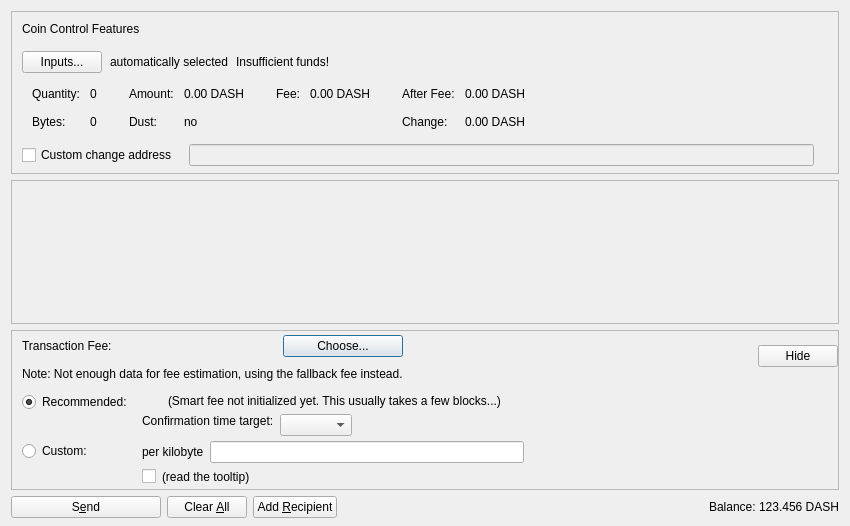
<?xml version="1.0" encoding="UTF-8"?>
<ui version="4.0">
 <class>SendCoinsDialog</class>
 <widget class="QDialog" name="SendCoinsDialog">
  <property name="geometry">
   <rect>
    <x>0</x>
    <y>0</y>
    <width>850</width>
    <height>526</height>
   </rect>
  </property>
  <property name="windowTitle">
   <string>Send Coins</string>
  </property>
  <layout class="QVBoxLayout" name="verticalLayout" stretch="0,1,0,0">
   <property name="bottomMargin">
    <number>8</number>
   </property>
   <item>
    <widget class="QFrame" name="frameCoinControl">
     <property name="sizePolicy">
      <sizepolicy hsizetype="Expanding" vsizetype="Expanding">
       <horstretch>0</horstretch>
       <verstretch>0</verstretch>
      </sizepolicy>
     </property>
     <property name="maximumSize">
      <size>
       <width>16777215</width>
       <height>16777215</height>
      </size>
     </property>
     <property name="frameShape">
      <enum>QFrame::StyledPanel</enum>
     </property>
     <property name="frameShadow">
      <enum>QFrame::Sunken</enum>
     </property>
     <layout class="QVBoxLayout" name="verticalLayoutCoinControl2">
      <property name="spacing">
       <number>0</number>
      </property>
      <property name="leftMargin">
       <number>0</number>
      </property>
      <property name="topMargin">
       <number>0</number>
      </property>
      <property name="rightMargin">
       <number>0</number>
      </property>
      <property name="bottomMargin">
       <number>6</number>
      </property>
      <item>
       <layout class="QVBoxLayout" name="verticalLayoutCoinControl" stretch="0,0,0,0,1">
        <property name="spacing">
         <number>0</number>
        </property>
        <property name="leftMargin">
         <number>10</number>
        </property>
        <property name="topMargin">
         <number>10</number>
        </property>
        <item>
         <layout class="QHBoxLayout" name="horizontalLayoutCoinControl1">
          <property name="bottomMargin">
           <number>15</number>
          </property>
          <item>
           <widget class="QLabel" name="labelCoinControlFeatures">
            <property name="sizePolicy">
             <sizepolicy hsizetype="Preferred" vsizetype="Maximum">
              <horstretch>0</horstretch>
              <verstretch>0</verstretch>
             </sizepolicy>
            </property>
            <property name="text">
             <string>Coin Control Features</string>
            </property>
           </widget>
          </item>
         </layout>
        </item>
        <item>
         <layout class="QHBoxLayout" name="horizontalLayoutCoinControl2" stretch="0,0,0,0">
          <property name="spacing">
           <number>8</number>
          </property>
          <property name="bottomMargin">
           <number>10</number>
          </property>
          <item>
           <widget class="QPushButton" name="pushButtonCoinControl">
            <property name="styleSheet">
             <string notr="true"/>
            </property>
            <property name="text">
             <string>Inputs...</string>
            </property>
            <property name="autoDefault">
             <bool>false</bool>
            </property>
           </widget>
          </item>
          <item>
           <widget class="QLabel" name="labelCoinControlAutomaticallySelected">
            <property name="text">
             <string>automatically selected</string>
            </property>
            <property name="margin">
             <number>5</number>
            </property>
           </widget>
          </item>
          <item>
           <widget class="QLabel" name="labelCoinControlInsuffFunds">
            <property name="text">
             <string>Insufficient funds!</string>
            </property>
            <property name="margin">
             <number>5</number>
            </property>
           </widget>
          </item>
          <item>
           <spacer name="horizontalSpacerCoinControl">
            <property name="orientation">
             <enum>Qt::Horizontal</enum>
            </property>
            <property name="sizeHint" stdset="0">
             <size>
              <width>40</width>
              <height>1</height>
             </size>
            </property>
           </spacer>
          </item>
         </layout>
        </item>
        <item>
         <widget class="QWidget" name="widgetCoinControl" native="true">
          <property name="sizePolicy">
           <sizepolicy hsizetype="Preferred" vsizetype="Preferred">
            <horstretch>0</horstretch>
            <verstretch>0</verstretch>
           </sizepolicy>
          </property>
          <property name="minimumSize">
           <size>
            <width>0</width>
            <height>0</height>
           </size>
          </property>
          <property name="styleSheet">
           <string notr="true"/>
          </property>
          <layout class="QHBoxLayout" name="horizontalLayoutCoinControl5">
           <property name="leftMargin">
            <number>0</number>
           </property>
           <property name="topMargin">
            <number>0</number>
           </property>
           <property name="rightMargin">
            <number>0</number>
           </property>
           <property name="bottomMargin">
            <number>0</number>
           </property>
           <item>
            <layout class="QHBoxLayout" name="horizontalLayoutCoinControl3" stretch="0,0,0,1">
             <property name="spacing">
              <number>20</number>
             </property>
             <property name="topMargin">
              <number>0</number>
             </property>
             <property name="bottomMargin">
              <number>10</number>
             </property>
             <item>
              <layout class="QFormLayout" name="formLayoutCoinControl1">
               <property name="horizontalSpacing">
                <number>10</number>
               </property>
               <property name="verticalSpacing">
                <number>14</number>
               </property>
               <property name="leftMargin">
                <number>10</number>
               </property>
               <property name="topMargin">
                <number>4</number>
               </property>
               <property name="rightMargin">
                <number>6</number>
               </property>
               <item row="0" column="0">
                <widget class="QLabel" name="labelCoinControlQuantityText">
                 <property name="text">
                  <string>Quantity:</string>
                 </property>
                 <property name="margin">
                  <number>0</number>
                 </property>
                </widget>
               </item>
               <item row="0" column="1">
                <widget class="QLabel" name="labelCoinControlQuantity">
                 <property name="cursor">
                  <cursorShape>IBeamCursor</cursorShape>
                 </property>
                 <property name="contextMenuPolicy">
                  <enum>Qt::ActionsContextMenu</enum>
                 </property>
                 <property name="text">
                  <string notr="true">0</string>
                 </property>
                 <property name="margin">
                  <number>0</number>
                 </property>
                 <property name="textInteractionFlags">
                  <set>Qt::LinksAccessibleByMouse|Qt::TextSelectableByKeyboard|Qt::TextSelectableByMouse</set>
                 </property>
                </widget>
               </item>
               <item row="1" column="0">
                <widget class="QLabel" name="labelCoinControlBytesText">
                 <property name="text">
                  <string>Bytes:</string>
                 </property>
                </widget>
               </item>
               <item row="1" column="1">
                <widget class="QLabel" name="labelCoinControlBytes">
                 <property name="cursor">
                  <cursorShape>IBeamCursor</cursorShape>
                 </property>
                 <property name="contextMenuPolicy">
                  <enum>Qt::ActionsContextMenu</enum>
                 </property>
                 <property name="text">
                  <string notr="true">0</string>
                 </property>
                 <property name="textInteractionFlags">
                  <set>Qt::LinksAccessibleByMouse|Qt::TextSelectableByKeyboard|Qt::TextSelectableByMouse</set>
                 </property>
                </widget>
               </item>
              </layout>
             </item>
             <item>
              <layout class="QFormLayout" name="formLayoutCoinControl2">
               <property name="horizontalSpacing">
                <number>10</number>
               </property>
               <property name="verticalSpacing">
                <number>14</number>
               </property>
               <property name="leftMargin">
                <number>6</number>
               </property>
               <property name="topMargin">
                <number>4</number>
               </property>
               <property name="rightMargin">
                <number>6</number>
               </property>
               <item row="0" column="0">
                <widget class="QLabel" name="labelCoinControlAmountText">
                 <property name="text">
                  <string>Amount:</string>
                 </property>
                 <property name="margin">
                  <number>0</number>
                 </property>
                </widget>
               </item>
               <item row="0" column="1">
                <widget class="QLabel" name="labelCoinControlAmount">
                 <property name="cursor">
                  <cursorShape>IBeamCursor</cursorShape>
                 </property>
                 <property name="contextMenuPolicy">
                  <enum>Qt::ActionsContextMenu</enum>
                 </property>
                 <property name="text">
                  <string notr="true">0.00 DASH</string>
                 </property>
                 <property name="textInteractionFlags">
                  <set>Qt::LinksAccessibleByMouse|Qt::TextSelectableByKeyboard|Qt::TextSelectableByMouse</set>
                 </property>
                </widget>
               </item>
               <item row="1" column="0">
                <widget class="QLabel" name="labelCoinControlLowOutputText">
                 <property name="text">
                  <string>Dust:</string>
                 </property>
                </widget>
               </item>
               <item row="1" column="1">
                <widget class="QLabel" name="labelCoinControlLowOutput">
                 <property name="cursor">
                  <cursorShape>IBeamCursor</cursorShape>
                 </property>
                 <property name="contextMenuPolicy">
                  <enum>Qt::ActionsContextMenu</enum>
                 </property>
                 <property name="text">
                  <string notr="true">no</string>
                 </property>
                 <property name="textInteractionFlags">
                  <set>Qt::LinksAccessibleByMouse|Qt::TextSelectableByKeyboard|Qt::TextSelectableByMouse</set>
                 </property>
                </widget>
               </item>
              </layout>
             </item>
             <item>
              <layout class="QFormLayout" name="formLayoutCoinControl3">
               <property name="horizontalSpacing">
                <number>10</number>
               </property>
               <property name="verticalSpacing">
                <number>14</number>
               </property>
               <property name="leftMargin">
                <number>6</number>
               </property>
               <property name="topMargin">
                <number>4</number>
               </property>
               <property name="rightMargin">
                <number>6</number>
               </property>
               <item row="0" column="0">
                <widget class="QLabel" name="labelCoinControlFeeText">
                 <property name="text">
                  <string>Fee:</string>
                 </property>
                 <property name="margin">
                  <number>0</number>
                 </property>
                </widget>
               </item>
               <item row="0" column="1">
                <widget class="QLabel" name="labelCoinControlFee">
                 <property name="cursor">
                  <cursorShape>IBeamCursor</cursorShape>
                 </property>
                 <property name="contextMenuPolicy">
                  <enum>Qt::ActionsContextMenu</enum>
                 </property>
                 <property name="text">
                  <string notr="true">0.00 DASH</string>
                 </property>
                 <property name="textInteractionFlags">
                  <set>Qt::LinksAccessibleByMouse|Qt::TextSelectableByKeyboard|Qt::TextSelectableByMouse</set>
                 </property>
                </widget>
               </item>
              </layout>
             </item>
             <item>
              <layout class="QFormLayout" name="formLayoutCoinControl4">
               <property name="horizontalSpacing">
                <number>10</number>
               </property>
               <property name="verticalSpacing">
                <number>14</number>
               </property>
               <property name="leftMargin">
                <number>6</number>
               </property>
               <property name="topMargin">
                <number>4</number>
               </property>
               <property name="rightMargin">
                <number>6</number>
               </property>
               <item row="0" column="0">
                <widget class="QLabel" name="labelCoinControlAfterFeeText">
                 <property name="text">
                  <string>After Fee:</string>
                 </property>
                 <property name="margin">
                  <number>0</number>
                 </property>
                </widget>
               </item>
               <item row="0" column="1">
                <widget class="QLabel" name="labelCoinControlAfterFee">
                 <property name="cursor">
                  <cursorShape>IBeamCursor</cursorShape>
                 </property>
                 <property name="contextMenuPolicy">
                  <enum>Qt::ActionsContextMenu</enum>
                 </property>
                 <property name="text">
                  <string notr="true">0.00 DASH</string>
                 </property>
                 <property name="textInteractionFlags">
                  <set>Qt::LinksAccessibleByMouse|Qt::TextSelectableByKeyboard|Qt::TextSelectableByMouse</set>
                 </property>
                </widget>
               </item>
               <item row="1" column="0">
                <widget class="QLabel" name="labelCoinControlChangeText">
                 <property name="text">
                  <string>Change:</string>
                 </property>
                </widget>
               </item>
               <item row="1" column="1">
                <widget class="QLabel" name="labelCoinControlChange">
                 <property name="cursor">
                  <cursorShape>IBeamCursor</cursorShape>
                 </property>
                 <property name="contextMenuPolicy">
                  <enum>Qt::ActionsContextMenu</enum>
                 </property>
                 <property name="text">
                  <string notr="true">0.00 DASH</string>
                 </property>
                 <property name="textInteractionFlags">
                  <set>Qt::LinksAccessibleByMouse|Qt::TextSelectableByKeyboard|Qt::TextSelectableByMouse</set>
                 </property>
                </widget>
               </item>
              </layout>
             </item>
            </layout>
           </item>
          </layout>
         </widget>
        </item>
        <item>
         <layout class="QHBoxLayout" name="horizontalLayoutCoinControl4" stretch="0,0,0">
          <property name="spacing">
           <number>12</number>
          </property>
          <property name="sizeConstraint">
           <enum>QLayout::SetDefaultConstraint</enum>
          </property>
          <property name="topMargin">
           <number>5</number>
          </property>
          <property name="rightMargin">
           <number>5</number>
          </property>
          <item>
           <widget class="QCheckBox" name="checkBoxCoinControlChange">
            <property name="toolTip">
             <string>If this is activated, but the change address is empty or invalid, change will be sent to a newly generated address.</string>
            </property>
            <property name="text">
             <string>Custom change address</string>
            </property>
           </widget>
          </item>
          <item>
           <widget class="QValidatedLineEdit" name="lineEditCoinControlChange">
            <property name="enabled">
             <bool>false</bool>
            </property>
            <property name="sizePolicy">
             <sizepolicy hsizetype="Expanding" vsizetype="Fixed">
              <horstretch>0</horstretch>
              <verstretch>0</verstretch>
             </sizepolicy>
            </property>
           </widget>
          </item>
          <item>
           <widget class="QLabel" name="labelCoinControlChangeLabel">
            <property name="sizePolicy">
             <sizepolicy hsizetype="Preferred" vsizetype="Expanding">
              <horstretch>0</horstretch>
              <verstretch>0</verstretch>
             </sizepolicy>
            </property>
            <property name="minimumSize">
             <size>
              <width>0</width>
              <height>0</height>
             </size>
            </property>
            <property name="text">
             <string/>
            </property>
            <property name="margin">
             <number>3</number>
            </property>
           </widget>
          </item>
         </layout>
        </item>
        <item>
         <spacer name="verticalSpacerCoinControl">
          <property name="orientation">
           <enum>Qt::Vertical</enum>
          </property>
          <property name="sizeHint" stdset="0">
           <size>
            <width>800</width>
            <height>1</height>
           </size>
          </property>
         </spacer>
        </item>
       </layout>
      </item>
     </layout>
    </widget>
   </item>
   <item>
    <widget class="QScrollArea" name="scrollArea">
     <property name="widgetResizable">
      <bool>true</bool>
     </property>
     <widget class="QWidget" name="scrollAreaWidgetContents">
      <property name="geometry">
       <rect>
        <x>0</x>
        <y>0</y>
        <width>830</width>
        <height>104</height>
       </rect>
      </property>
      <layout class="QVBoxLayout" name="verticalLayout_2" stretch="0,1">
       <property name="leftMargin">
        <number>0</number>
       </property>
       <property name="topMargin">
        <number>0</number>
       </property>
       <property name="rightMargin">
        <number>0</number>
       </property>
       <property name="bottomMargin">
        <number>0</number>
       </property>
       <item>
        <layout class="QVBoxLayout" name="entries">
         <property name="spacing">
          <number>6</number>
         </property>
        </layout>
       </item>
       <item>
        <spacer name="verticalSpacer">
         <property name="orientation">
          <enum>Qt::Vertical</enum>
         </property>
         <property name="sizeHint" stdset="0">
          <size>
           <width>20</width>
           <height>40</height>
          </size>
         </property>
        </spacer>
       </item>
      </layout>
     </widget>
    </widget>
   </item>
   <item>
    <widget class="QFrame" name="frameFee">
     <property name="sizePolicy">
      <sizepolicy hsizetype="Expanding" vsizetype="Expanding">
       <horstretch>0</horstretch>
       <verstretch>0</verstretch>
      </sizepolicy>
     </property>
     <property name="maximumSize">
      <size>
       <width>16777215</width>
       <height>16777215</height>
      </size>
     </property>
     <property name="frameShape">
      <enum>QFrame::StyledPanel</enum>
     </property>
     <property name="frameShadow">
      <enum>QFrame::Sunken</enum>
     </property>
     <layout class="QVBoxLayout" name="verticalLayoutFee1">
      <property name="spacing">
       <number>0</number>
      </property>
      <property name="leftMargin">
       <number>0</number>
      </property>
      <property name="topMargin">
       <number>0</number>
      </property>
      <property name="rightMargin">
       <number>0</number>
      </property>
      <property name="bottomMargin">
       <number>0</number>
      </property>
      <item>
       <layout class="QVBoxLayout" name="verticalLayoutFee2" stretch="0,0,0">
        <property name="spacing">
         <number>0</number>
        </property>
        <property name="leftMargin">
         <number>10</number>
        </property>
        <property name="topMargin">
         <number>0</number>
        </property>
        <item>
         <layout class="QHBoxLayout" name="horizontalLayoutFee1">
          <property name="bottomMargin">
           <number>0</number>
          </property>
          <item>
           <layout class="QVBoxLayout" name="verticalLayoutFee7">
            <property name="spacing">
             <number>0</number>
            </property>
            <item>
             <spacer name="verticalSpacerSmartFee">
              <property name="orientation">
               <enum>Qt::Vertical</enum>
              </property>
              <property name="sizeType">
               <enum>QSizePolicy::Fixed</enum>
              </property>
              <property name="sizeHint" stdset="0">
               <size>
                <width>1</width>
                <height>4</height>
               </size>
              </property>
             </spacer>
            </item>
            <item>
             <layout class="QHBoxLayout" name="horizontalLayoutSmartFee">
              <property name="spacing">
               <number>10</number>
              </property>
              <item>
               <widget class="QLabel" name="labelFeeHeadline">
                <property name="sizePolicy">
                 <sizepolicy hsizetype="Preferred" vsizetype="Maximum">
                  <horstretch>0</horstretch>
                  <verstretch>0</verstretch>
                 </sizepolicy>
                </property>
                <property name="text">
                 <string>Transaction Fee:</string>
                </property>
               </widget>
              </item>
              <item>
               <widget class="QLabel" name="labelFeeMinimized">
                <property name="text">
                 <string/>
                </property>
               </widget>
              </item>
              <item>
               <widget class="QPushButton" name="buttonChooseFee">
                <property name="text">
                 <string>Choose...</string>
                </property>
               </widget>
              </item>
             </layout>
            </item>
            <item>
             <spacer name="verticalSpacer_7">
              <property name="orientation">
               <enum>Qt::Vertical</enum>
              </property>
              <property name="sizeHint" stdset="0">
               <size>
                <width>1</width>
                <height>10</height>
               </size>
              </property>
             </spacer>
            </item>
            <item>
             <widget class="QLabel" name="fallbackFeeWarningLabel">
              <property name="toolTip">
               <string>Using the fallbackfee can result in sending a transaction that will take several hours or days (or never) to confirm. Consider choosing your fee manually or wait until you have validated the complete chain.</string>
              </property>
              <property name="text">
               <string>Note: Not enough data for fee estimation, using the fallback fee instead.</string>
              </property>
              <property name="wordWrap">
               <bool>false</bool>
              </property>
             </widget>
            </item>
            <item>
             <spacer name="verticalSpacer_5">
              <property name="orientation">
               <enum>Qt::Vertical</enum>
              </property>
              <property name="sizeHint" stdset="0">
               <size>
                <width>1</width>
                <height>1</height>
               </size>
              </property>
             </spacer>
            </item>
           </layout>
          </item>
          <item>
           <spacer name="horizontalSpacer_4">
            <property name="orientation">
             <enum>Qt::Horizontal</enum>
            </property>
            <property name="sizeHint" stdset="0">
             <size>
              <width>1</width>
              <height>1</height>
             </size>
            </property>
           </spacer>
          </item>
          <item>
           <widget class="QPushButton" name="buttonMinimizeFee">
            <property name="toolTip">
             <string>collapse fee-settings</string>
            </property>
            <property name="text">
             <string>Hide</string>
            </property>
           </widget>
          </item>
         </layout>
        </item>
        <item>
         <widget class="QFrame" name="frameFeeSelection">
          <layout class="QVBoxLayout" name="verticalLayoutFee12">
           <property name="spacing">
            <number>0</number>
           </property>
           <property name="leftMargin">
            <number>0</number>
           </property>
           <property name="topMargin">
            <number>0</number>
           </property>
           <property name="rightMargin">
            <number>0</number>
           </property>
           <property name="bottomMargin">
            <number>0</number>
           </property>
           <item>
            <layout class="QGridLayout" name="gridLayoutFee">
             <property name="topMargin">
              <number>10</number>
             </property>
             <property name="bottomMargin">
              <number>4</number>
             </property>
             <property name="horizontalSpacing">
              <number>10</number>
             </property>
             <property name="verticalSpacing">
              <number>4</number>
             </property>
             <item row="1" column="1">
              <layout class="QVBoxLayout" name="verticalLayoutFee8">
               <property name="spacing">
                <number>6</number>
               </property>
               <item>
                <layout class="QHBoxLayout" name="horizontalLayoutFee13">
                 <item>
                  <widget class="QLabel" name="labelCustomPerKilobyte">
                   <property name="toolTip">
                    <string>If the custom fee is set to 1000 duffs and the transaction is only 250 bytes, then &quot;per kilobyte&quot; only pays 250 duffs in fee,&lt;br /&gt;while &quot;at least&quot; pays 1000 duffs. For transactions bigger than a kilobyte both pay by kilobyte.</string>
                   </property>
                   <property name="text">
                    <string>per kilobyte</string>
                   </property>
                  </widget>
                 </item>
                 <item>
                  <widget class="BitcoinAmountField" name="customFee"/>
                 </item>
                 <item>
                  <spacer name="horizontalSpacer_6">
                   <property name="orientation">
                    <enum>Qt::Horizontal</enum>
                   </property>
                   <property name="sizeHint" stdset="0">
                    <size>
                     <width>1</width>
                     <height>1</height>
                    </size>
                   </property>
                  </spacer>
                 </item>
                </layout>
               </item>
               <item>
                <layout class="QHBoxLayout" name="horizontalLayoutFee8">
                 <item>
                  <widget class="QCheckBox" name="checkBoxMinimumFee">
                   <property name="toolTip">
                    <string>Paying only the minimum fee is just fine as long as there is less transaction volume than space in the blocks.&lt;br /&gt;But be aware that this can end up in a never confirming transaction once there is more demand for dash transactions than the network can process.</string>
                   </property>
                   <property name="text">
                    <string/>
                   </property>
                  </widget>
                 </item>
                 <item>
                  <widget class="QLabel" name="labelMinFeeWarning">
                   <property name="enabled">
                    <bool>true</bool>
                   </property>
                   <property name="toolTip">
                    <string>Paying only the minimum fee is just fine as long as there is less transaction volume than space in the blocks.&lt;br /&gt;But be aware that this can end up in a never confirming transaction once there is more demand for dash transactions than the network can process.</string>
                   </property>
                   <property name="text">
                    <string>(read the tooltip)</string>
                   </property>
                   <property name="margin">
                    <number>5</number>
                   </property>
                  </widget>
                 </item>
                 <item>
                  <spacer name="horizontalSpacer_2">
                   <property name="orientation">
                    <enum>Qt::Horizontal</enum>
                   </property>
                   <property name="sizeHint" stdset="0">
                    <size>
                     <width>1</width>
                     <height>1</height>
                    </size>
                   </property>
                  </spacer>
                 </item>
                </layout>
               </item>
              </layout>
             </item>
             <item row="0" column="0">
              <layout class="QVBoxLayout" name="verticalLayoutFee4" stretch="0,1">
               <item>
                <widget class="QRadioButton" name="radioSmartFee">
                 <property name="text">
                  <string>Recommended:</string>
                 </property>
                 <property name="checked">
                  <bool>true</bool>
                 </property>
                 <attribute name="buttonGroup">
                  <string notr="true">groupFee</string>
                 </attribute>
                </widget>
               </item>
               <item>
                <spacer name="verticalSpacer_2">
                 <property name="orientation">
                  <enum>Qt::Vertical</enum>
                 </property>
                 <property name="sizeHint" stdset="0">
                  <size>
                   <width>1</width>
                   <height>1</height>
                  </size>
                 </property>
                </spacer>
               </item>
              </layout>
             </item>
             <item row="1" column="0">
              <layout class="QVBoxLayout" name="verticalLayoutFee9" stretch="0,1">
               <item>
                <widget class="QRadioButton" name="radioCustomFee">
                 <property name="text">
                  <string>Custom:</string>
                 </property>
                 <attribute name="buttonGroup">
                  <string notr="true">groupFee</string>
                 </attribute>
                </widget>
               </item>
               <item>
                <spacer name="verticalSpacer_6">
                 <property name="orientation">
                  <enum>Qt::Vertical</enum>
                 </property>
                 <property name="sizeHint" stdset="0">
                  <size>
                   <width>1</width>
                   <height>1</height>
                  </size>
                 </property>
                </spacer>
               </item>
              </layout>
             </item>
             <item row="0" column="1">
              <layout class="QVBoxLayout" name="verticalLayoutFee3" stretch="0,0,1">
               <property name="spacing">
                <number>6</number>
               </property>
               <property name="topMargin">
                <number>2</number>
               </property>
               <item>
                <layout class="QHBoxLayout" name="horizontalLayoutFee12">
                 <item>
                  <widget class="QLabel" name="labelSmartFee">
                   <property name="text">
                    <string/>
                   </property>
                   <property name="margin">
                    <number>2</number>
                   </property>
                  </widget>
                 </item>
                 <item>
                  <widget class="QLabel" name="labelFeeEstimation">
                   <property name="text">
                    <string/>
                   </property>
                  </widget>
                 </item>
                 <item>
                  <widget class="QLabel" name="labelSmartFee2">
                   <property name="text">
                    <string>(Smart fee not initialized yet. This usually takes a few blocks...)</string>
                   </property>
                   <property name="margin">
                    <number>2</number>
                   </property>
                  </widget>
                 </item>
                 <item>
                  <spacer name="horizontalSpacer_5">
                   <property name="orientation">
                    <enum>Qt::Horizontal</enum>
                   </property>
                   <property name="sizeHint" stdset="0">
                    <size>
                     <width>1</width>
                     <height>1</height>
                    </size>
                   </property>
                  </spacer>
                 </item>
                </layout>
               </item>
               <item>
                <layout class="QHBoxLayout" name="horizontalLayoutFee9">
                 <item>
                  <layout class="QVBoxLayout" name="verticalLayoutFee6">
                   <item>
                    <widget class="QLabel" name="labelSmartFee3">
                     <property name="text">
                      <string>Confirmation time target:</string>
                     </property>
                     <property name="margin">
                      <number>2</number>
                     </property>
                    </widget>
                   </item>
                   <item>
                    <spacer name="verticalSpacer_3">
                     <property name="orientation">
                      <enum>Qt::Vertical</enum>
                     </property>
                     <property name="sizeHint" stdset="0">
                      <size>
                       <width>1</width>
                       <height>1</height>
                      </size>
                     </property>
                    </spacer>
                   </item>
                  </layout>
                 </item>
                 <item>
                  <layout class="QVBoxLayout" name="verticalLayoutFee5">
                   <property name="rightMargin">
                    <number>30</number>
                   </property>
                   <item>
                    <layout class="QHBoxLayout" name="horizontalLayoutConfTarget">
                     <property name="bottomMargin">
                      <number>0</number>
                     </property>
                     <item>
                      <widget class="QComboBox" name="confTargetSelector"/>
                     </item>
                     <item>
                      <spacer name="horizontalSpacerConfTarget">
                       <property name="orientation">
                        <enum>Qt::Horizontal</enum>
                       </property>
                       <property name="sizeHint" stdset="0">
                        <size>
                         <width>40</width>
                         <height>20</height>
                        </size>
                       </property>
                      </spacer>
                     </item>
                    </layout>
                   </item>
                  </layout>
                 </item>
                </layout>
               </item>
               <item>
                <spacer name="verticalSpacer_4">
                 <property name="orientation">
                  <enum>Qt::Vertical</enum>
                 </property>
                 <property name="sizeHint" stdset="0">
                  <size>
                   <width>1</width>
                   <height>1</height>
                  </size>
                 </property>
                </spacer>
               </item>
              </layout>
             </item>
            </layout>
           </item>
          </layout>
         </widget>
        </item>
        <item>
         <spacer name="verticalSpacerFee">
          <property name="orientation">
           <enum>Qt::Vertical</enum>
          </property>
          <property name="sizeHint" stdset="0">
           <size>
            <width>800</width>
            <height>1</height>
           </size>
          </property>
         </spacer>
        </item>
       </layout>
      </item>
     </layout>
    </widget>
   </item>
   <item>
    <layout class="QHBoxLayout" name="horizontalLayout">
     <item>
      <widget class="QPushButton" name="sendButton">
       <property name="minimumSize">
        <size>
         <width>150</width>
         <height>0</height>
        </size>
       </property>
       <property name="toolTip">
        <string>Confirm the send action</string>
       </property>
       <property name="text">
        <string>S&amp;end</string>
       </property>
       <property name="autoDefault">
        <bool>false</bool>
       </property>
       <property name="default">
        <bool>false</bool>
       </property>
      </widget>
     </item>
     <item>
      <widget class="QPushButton" name="clearButton">
       <property name="sizePolicy">
        <sizepolicy hsizetype="Minimum" vsizetype="Fixed">
         <horstretch>0</horstretch>
         <verstretch>0</verstretch>
        </sizepolicy>
       </property>
       <property name="toolTip">
        <string>Clear all fields of the form.</string>
       </property>
       <property name="text">
        <string>Clear &amp;All</string>
       </property>
       <property name="autoDefault">
        <bool>false</bool>
       </property>
      </widget>
     </item>
     <item>
      <widget class="QPushButton" name="addButton">
       <property name="toolTip">
        <string>Send to multiple recipients at once</string>
       </property>
       <property name="text">
        <string>Add &amp;Recipient</string>
       </property>
       <property name="autoDefault">
        <bool>false</bool>
       </property>
      </widget>
     </item>
     <item>
      <spacer name="horizontalSpacer">
       <property name="orientation">
        <enum>Qt::Horizontal</enum>
       </property>
       <property name="sizeHint" stdset="0">
        <size>
         <width>40</width>
         <height>20</height>
        </size>
       </property>
      </spacer>
     </item>
     <item>
      <layout class="QHBoxLayout" name="horizontalLayout_2">
       <property name="spacing">
        <number>3</number>
       </property>
       <item>
        <widget class="QLabel" name="labelBalanceText">
         <property name="text">
          <string>Balance:</string>
         </property>
        </widget>
       </item>
       <item>
        <widget class="QLabel" name="labelBalance">
         <property name="sizePolicy">
          <sizepolicy hsizetype="Preferred" vsizetype="Fixed">
           <horstretch>0</horstretch>
           <verstretch>0</verstretch>
          </sizepolicy>
         </property>
         <property name="cursor">
          <cursorShape>IBeamCursor</cursorShape>
         </property>
         <property name="text">
          <string notr="true">123.456 DASH</string>
         </property>
         <property name="textInteractionFlags">
          <set>Qt::LinksAccessibleByMouse|Qt::TextSelectableByKeyboard|Qt::TextSelectableByMouse</set>
         </property>
        </widget>
       </item>
      </layout>
     </item>
    </layout>
   </item>
  </layout>
 </widget>
 <customwidgets>
  <customwidget>
   <class>QValidatedLineEdit</class>
   <extends>QLineEdit</extends>
   <header>qt/qvalidatedlineedit.h</header>
  </customwidget>
  <customwidget>
   <class>BitcoinAmountField</class>
   <extends>QLineEdit</extends>
   <header>qt/bitcoinamountfield.h</header>
   <container>1</container>
  </customwidget>
 </customwidgets>
 <resources>
  <include location="../dash.qrc"/>
 </resources>
 <connections/>
 <buttongroups>
  <buttongroup name="groupFee"/>
 </buttongroups>
</ui>
